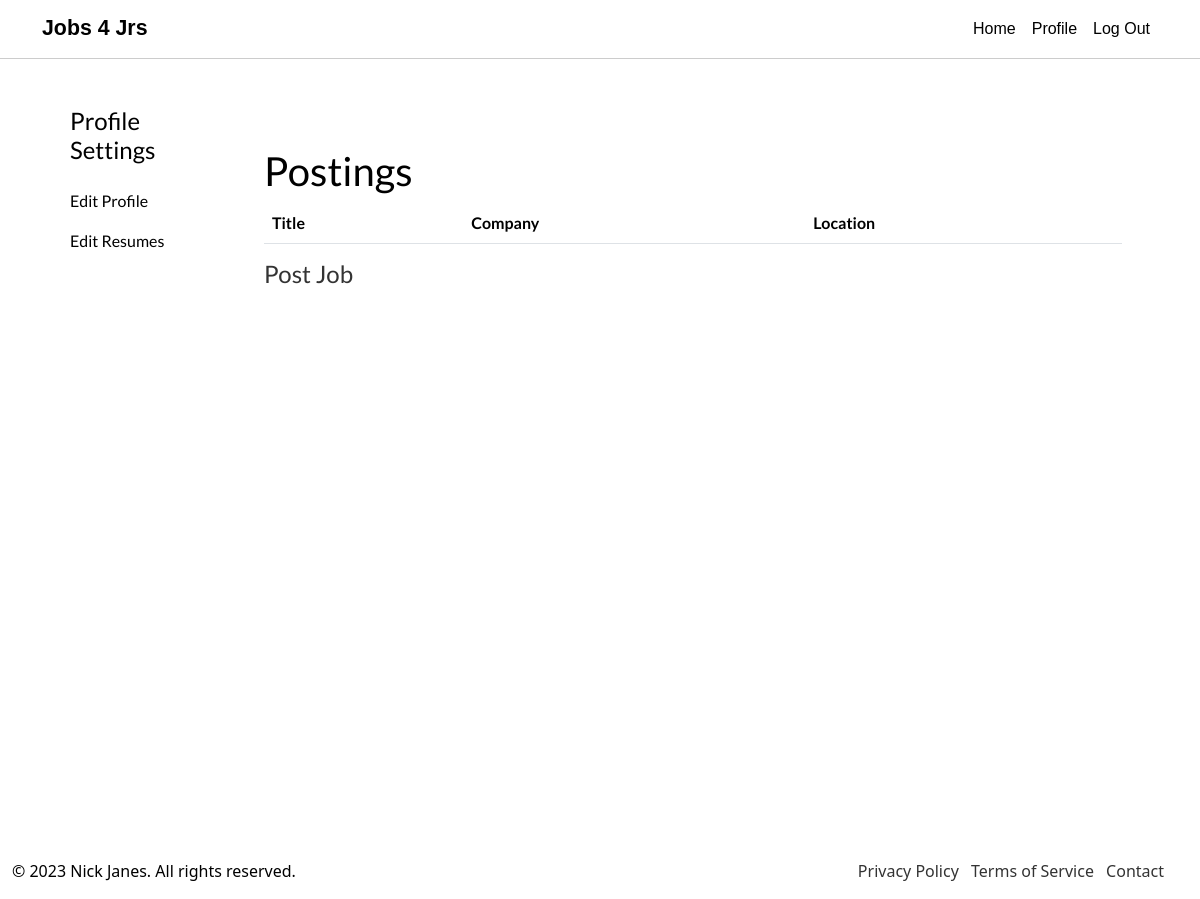
/accounts/profile/postings/ (signed in), run on an earlier commit of the app's database.
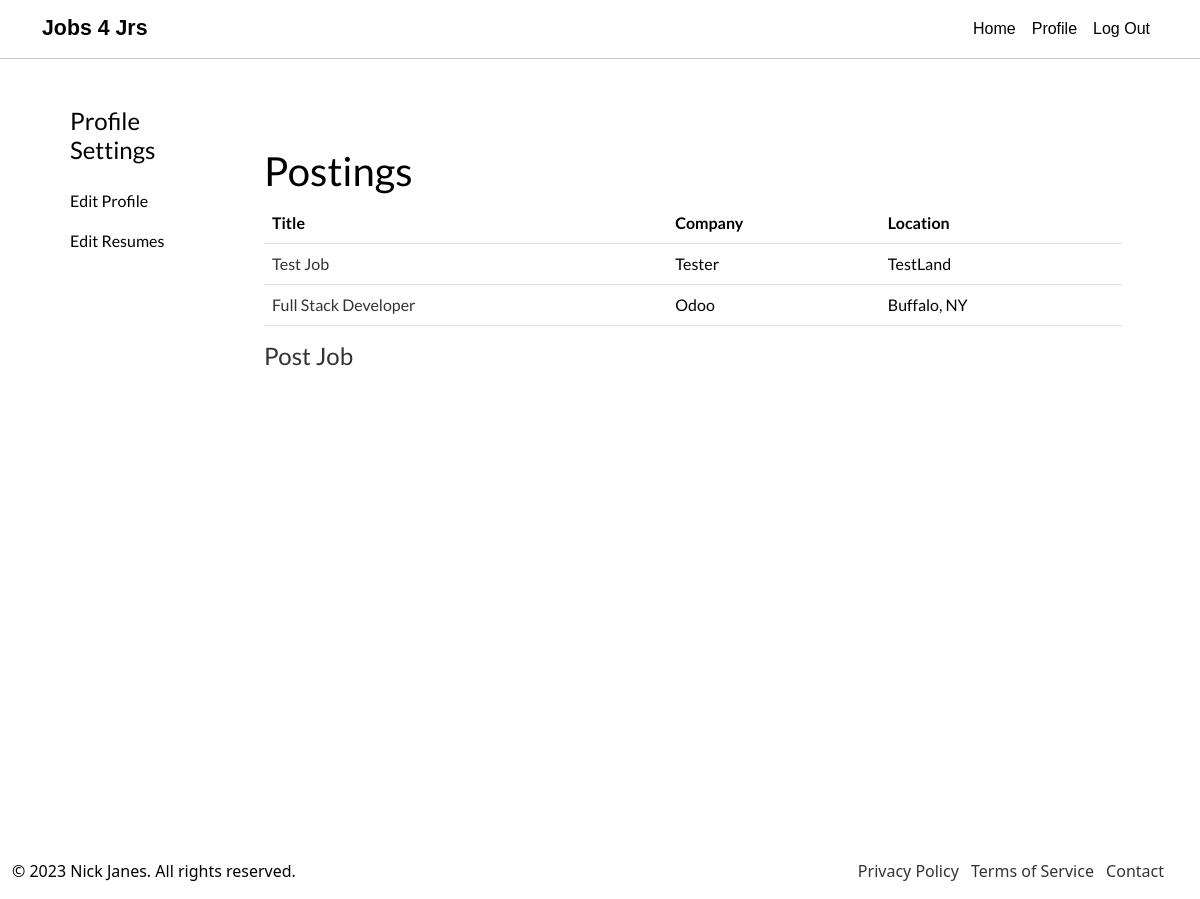
And on a later commit of the database.
### posting/models.py (models this page shows, shortened)
class Posting(models.Model):
  owner = models.ForeignKey(User, on_delete=models.CASCADE)
  title = models.CharField(max_length=100)
  company = models.CharField(max_length=100)
  location = models.CharField(max_length=100)
  description = models.CharField(max_length=10000)
  salary_low = models.IntegerField()
  salary_high = models.IntegerField()
  flexibility = models.CharField(max_length=1, choices=(("O", "Onsite"), ("H", "Hybrid"), ("R", "Remote")), default="O")
  def _get_tags(self):
    return [str(x) for x in PostingTag.objects.filter(posting__pk=self.pk)]
  _get_tags.short_description = 'tags'

### users/views.py (the view)
# urls.py: path('profile/postings/', views.postings, name='postings'),
@login_required
def postings(request):
  postings = Posting.objects.filter(owner=request.user)
  return render(request, "profile/postings.html", {"postings": postings})

### templates/profile/postings.html
{% extends 'profile/profile_base.html' %}
{% block profile %}
<h1> Postings </h1>
<table class="table">
    <thead>
        <tr>
            <th>Title</th>
            <th>Company</th>
            <th>Location</th>
          </tr>
        </thead>
        <tbody>
      {% for posting in postings %}
      <tr>
          <td><a href="{% url 'posting-detailed' posting.id %}">{{ posting.title }}</a></td>
          <td> {{ posting.company }}</td>
          <td> {{ posting.location }}</td>
      </tr>
      {% endfor %}
    </tbody>
  </table>
  <a href="{% url 'create_posting' %}"><h4> Post Job </h4></a>
{% endblock %}

What changed in the data, as far as the page shows it:
added Posting: title "Test Job", company "Tester", location "TestLand"
added Posting: title "Full Stack Developer", company "Odoo", location "Buffalo, NY"
